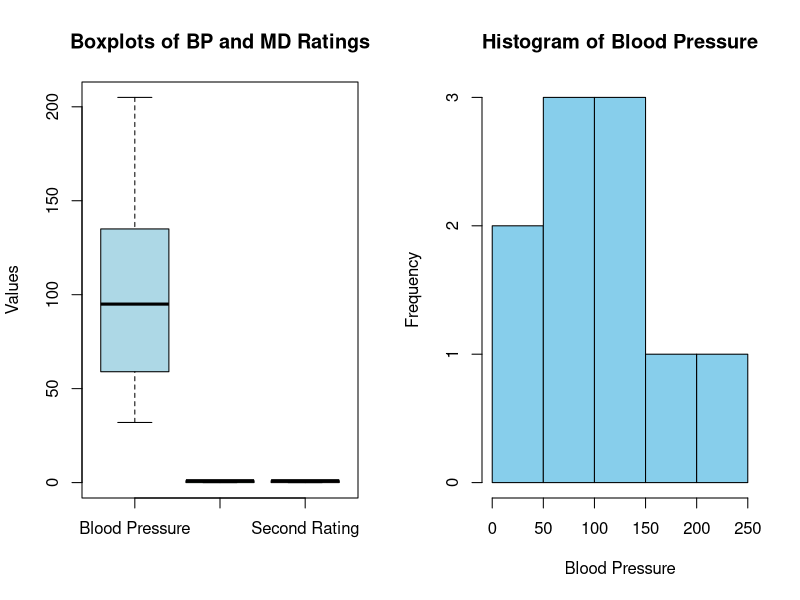

Generate this figure with R:
# Data
Frequency <- c(0.6, 0.3, 0.4, 0.4, 0.2, 0.6, 0.3, 0.4, 0.9, 0.2)
BP <- c(103, 87, 32, 42, 59, 109, 78, 205, 135, 176)
First <- c(1, 1, 1, 1, 0, 0, 0, 0, NA, 1)  # NA represents missing values
Second <- c(0, 0, 1, 1, 0, 0, 1, 1, 1, 1)
FinalDecision <- c(0, 1, 0, 1, 0, 1, 0, 1, 1, 1)

# Create a side-by-side boxplot
par(mfrow = c(1, 2))  # Set plotting area to have 1 row, 2 columns

# Boxplot for BP and MD Ratings
boxplot(BP, First, Second, names = c("Blood Pressure", "First Rating", "Second Rating"),
        main = "Boxplots of BP and MD Ratings", col = c("lightblue", "lightgreen", "lightpink"),
        ylab = "Values")

# Histogram for Blood Pressure
hist(BP, breaks = 5, col = "skyblue", border = "black",
     main = "Histogram of Blood Pressure", xlab = "Blood Pressure", ylab = "Frequency")

# Reset plotting area
par(mfrow = c(1, 1))


